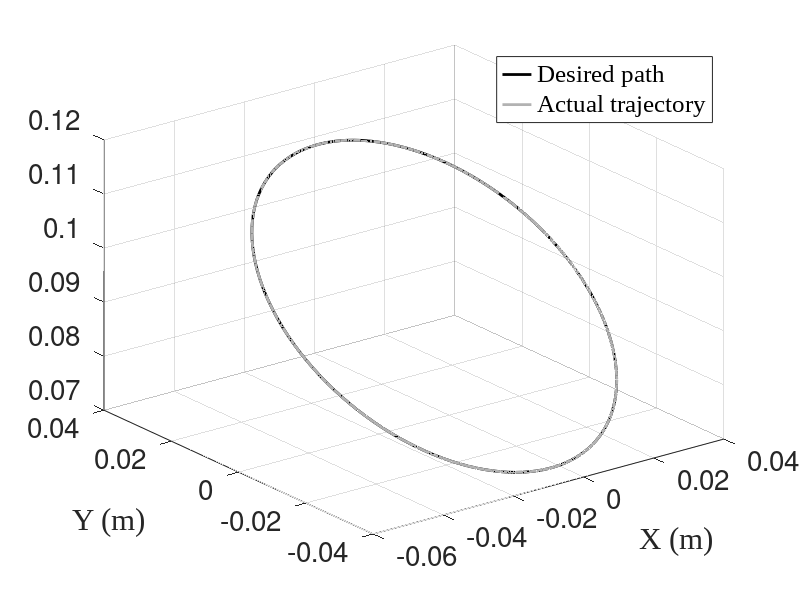
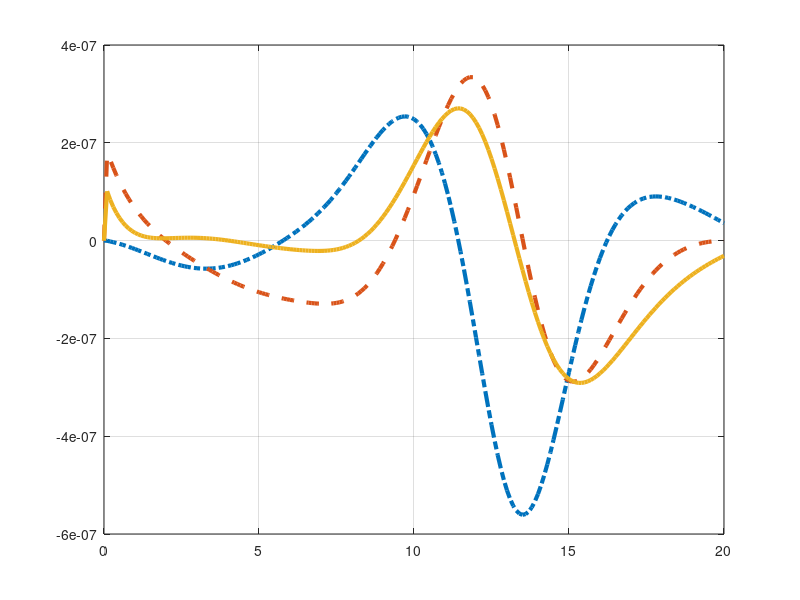

MATLAB code to generate these figures, in order: (Note: this script raises an error after producing the figures.)
clear all;
format long;
load data/3step1te-2.mat;
addpath('functions');
global d L0;

number = length(t);
actualPosition = zeros(number,3);
Error = zeros(number,3);

interval = 10;
figure;
p1 = plot3(xd(1,1:interval:end)/1000, xd(2,1:interval:end)/1000, xd(3,1:interval:end)/1000,'k-','linewidth',2);grid on;
hold on;
p2 =plot3(xa(1,1:interval:end)/1000, xa(2,1:interval:end)/1000, xa(3,1:interval:end)/1000,'-','color',[0.7,0.7,0.7]','linewidth',2); 

legend([p1, p2], 'Desired path','Actual trajectory','Location','best', 'FontName', 'times new Roman','fontsize',22);
hold off;
set(gca,'FontSize',20);
xlabel('X (m)', 'FontName', 'times new Roman','fontsize',22);
ylabel('Y (m)', 'FontName', 'times new Roman','fontsize',22);


Error = (xd - xa)/1000;

figure;
p1 = plot(t(1:interval:end),Error(1,1:interval:end),'-.', 'linewidth', 3);
hold on;
p2 = plot(t(1:interval:end),Error(2,1:interval:end)','--', 'linewidth', 3);
p3 = plot(t(1:interval:end),Error(3,1:interval:end)','-', 'linewidth', 3);
grid on; hold off;
RMSE = round(sqrt(sum(Error(1,:).^2 + Error(2,:).^2 + Error(3,:).^2)/number), 8);
annotation = strcat('RMSE=',mat2str(RMSE),' m');
text(5, 0.8, annotation, 'fontsize', 20,'FontName', 'times new Roman');
legend('$\gamma_x$','$\gamma_y$','$\gamma_z$','interpreter','latex','fontsize',22);
set(gca,'FontSize',22);
xlabel('$t$ (s)', 'FontName', 'times new Roman','fontsize',22,'interpreter','latex');
ylabel('Error (m)', 'FontName', 'times new Roman','fontsize',22);


figure;
plot(t(1:interval:end), q(1,1:interval:end)/1000, 'r-', 'linewidth', 3);
hold on;
plot(t(1:interval:end), q(2,1:interval:end)/1000, 'b--', 'linewidth', 3);
plot(t(1:interval:end), q(3,1:interval:end)/1000, 'g:', 'linewidth', 3);
hold off;
grid on;
set(gca,'FontSize',22);
xlabel('$t$ (s)', 'FontName', 'times new Roman','fontsize',22,'interpreter','latex');
ylabel('Actuation input (m)', 'FontName', 'times new Roman','fontsize',22);
legend('$l_1$', '$l_2$', '$l_3$','interpreter','latex','fontsize',22,'NumColumns',3);
